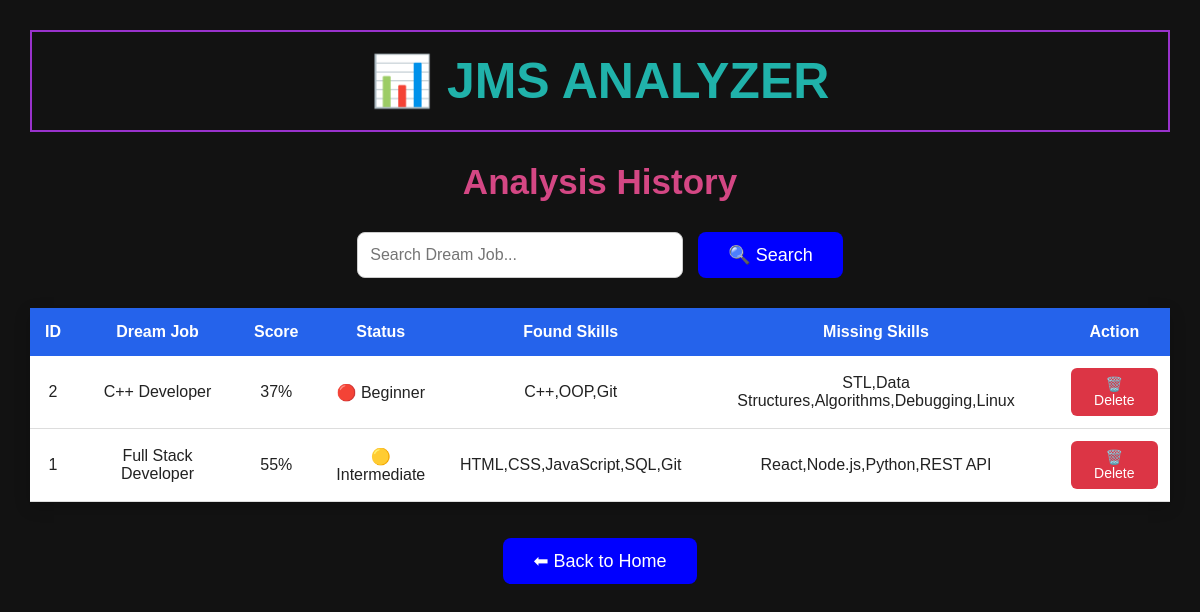
Before: /history with the older database file.
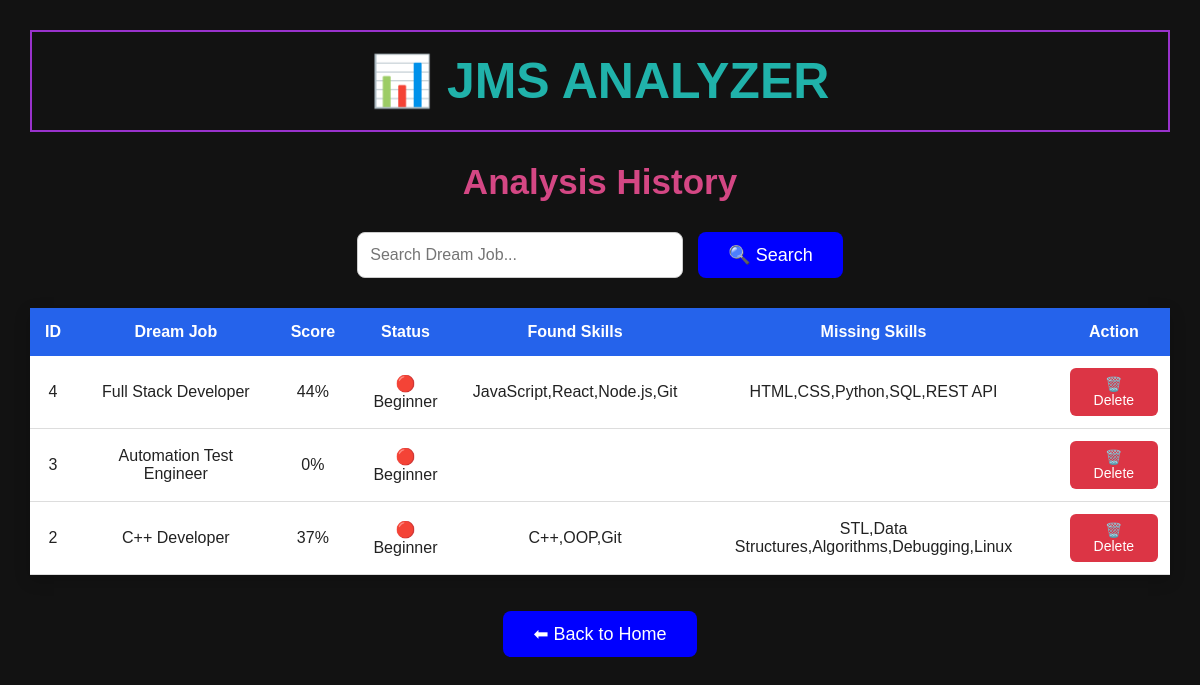
After: the same page with the newer database file.
### tables this page shows
CREATE TABLE reports(

        id INTEGER PRIMARY KEY AUTOINCREMENT,

        dream_job TEXT,

        score INTEGER,

        status TEXT,

        found_skills TEXT,

        missing_skills TEXT
    );

### app.py (the view)
@app.route("/history")
def history():
    keyword = request.args.get("search")
    if keyword:
        reports = search_reports(keyword)
    else:
        reports = get_reports()
    return render_template(
        "history.html",
        reports=reports,
        keyword=keyword
    )

### database.py (called while the page is built)
def connect_db():
    return sqlite3.connect("jms.db")

### models.py (called while the page is built)
def get_reports():
    conn = connect_db()
    cursor = conn.cursor()
    cursor.execute("""
    SELECT
        id,
        dream_job,
        score,
        status,
        found_skills,
        missing_skills
    FROM reports
    ORDER BY id DESC
    """)
    reports = cursor.fetchall()
    conn.close()
    return reports

### templates/history.html (shortened to what this page needs)
<!DOCTYPE html>
<html>
<head>
    <link rel="stylesheet"
          href="{{ url_for('static', filename='style.css') }}">
</head>
<body>
<div class="container">
    <h1>📊 JMS ANALYZER</h1>
    <h2>Analysis History</h2>
    <form action="/history" method="GET" class="search-box">
    <input
        type="text"
        name="search"
        placeholder="Search Dream Job..."
        value="{{ keyword if keyword else '' }}">
    <button type="submit" class="blue-btn">
        🔍 Search
    </button>
    </form>
    {% if reports %}
    <table class="history-table">
        <tr>
            <th>ID</th>
            <th>Dream Job</th>
            <th>Score</th>
            <th>Status</th>
            <th>Found Skills</th>
            <th>Missing Skills</th>
            <th>Action</th>
        </tr>
        {% for report in reports %}
        <tr>
            <td>{{ report[0] }}</td>
            <td>{{ report[1] }}</td>
            <td>{{ report[2] }}%</td>
            <td>{{ report[3] }}</td>
            <td>{{ report[4] }}</td>
            <td>{{ report[5] }}</td>
            <td>
                <form action="/delete-report/{{ report[0] }}" method="POST"
                   onsubmit="return confirm('Are you sure you want to delete this report?');">
                 <button type="submit" class="delete-btn">
                  🗑️ Delete
                 </button>
                 </form>
            </td>
        </tr>
        {% endfor %}
    </table>
    {% else %}
    <h3>No reports found.</h3>
    {% endif %}
    <br><br>
    <a href="/">
        <button class="blue-btn">
            ⬅ Back to Home
        </button>
    </a>
</div>
</body>
</html>

### static/style.css (style rules this page uses)
body { background-color: black; text-align: center; font-family: Arial, sans-serif; margin: 0; padding: 0; }
h1 { color: lightseagreen; font-size: 50px; padding: 20px; margin: 30px; text-transform: uppercase; border: 2px solid darkorchid; }
h2 { color: rgb(212, 71, 132); font-size: 35px; }
.green-btn, .blue-btn, .purple-btn, .orange-btn { color: white; font-size: 18px; padding: 12px 30px; border: none; border-radius: 8px; cursor: pointer; }
.blue-btn { background-color: blue; }
input[type="text"] { width: 300px; padding: 12px; font-size: 16px; border: 2px solid purple; border-radius: 8px; }
body { font-family:Arial, Helvetica, sans-serif; background:#121212; color:white; }
.history-table { width:95%; margin:auto; border-collapse:collapse; background:white; box-shadow:0 5px 15px rgba(0,0,0,.2); }
table { width: 100%; border-collapse: collapse; background: white; }
th { background: #2563eb; color: white; padding: 15px; text-align: center; }
td { color: #222; background: white; padding: 15px; text-align: center; border-bottom: 1px solid #ddd; }
.history-table td { padding:12px; border-bottom:1px solid #ddd; text-align:center; }
.history-table tr:nth-child(even) { background:#f8f9fa; }
.search-box { display: flex; justify-content: center; gap: 15px; margin: 30px; }
.search-box input { width: 300px; padding: 12px; border-radius: 8px; border: 1px solid #ccc; font-size: 16px; }
.delete-btn { background-color: #dc3545; color: white; border: none; padding: 8px 14px; border-radius: 6px; cursor: pointer; font-size: 14px; }

Changed rows visible on the page:
removed reports: id "1", dream_job "Full Stack Developer", score "55", status "🟡 Intermediate", found_skills "HTML,CSS,JavaScript,SQL,Git", missing_skills "React,Node.js,Python,REST API"
added reports: id "4", dream_job "Full Stack Developer", score "44", status "🔴 Beginner", found_skills "JavaScript,React,Node.js,Git", missing_skills "HTML,CSS,Python,SQL,REST API"
added reports: id "3", dream_job "Automation Test Engineer", score "0", status "🔴 Beginner"
